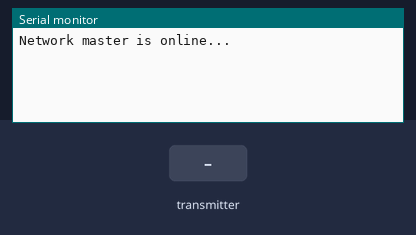
The sketch below on a simulated Arduino Uno, built with avr-gcc and run on an emulated ATmega328P. Parts: the last lines printed to the serial monitor. The inputs (shaded band) are chosen by the test bench. No radio packets arrive unless stated.

Above: at 1.2 s.
1.3 s: the transmitter starts sending chan = 0
At 2.4 s:
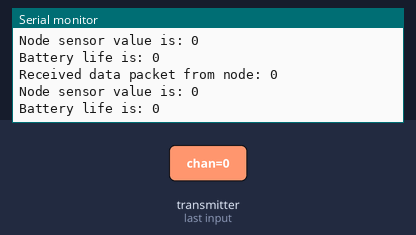
2.8 s: the transmitter starts sending sensor = 64
4.3 s: the transmitter starts sending battery = 64
At 5.0 s:
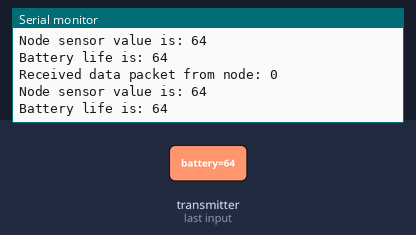
5.8 s: the transmitter starts sending chan = 128
8.8 s: the transmitter starts sending chan = 255
11.8 s: the transmitter starts sending sensor = 128
Timing chart, 0 to 14.3 s (numbered marks = the images above; inputs shaded):
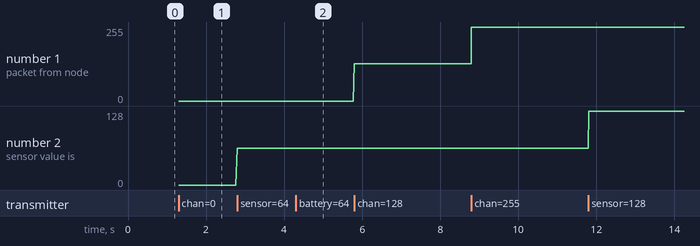

Measured:
- after the input at 1.3 s, the serial monitor: prints a new line at once (image 1)
- after the input at 4.3 s, the serial monitor: prints a new line at once (image 2)
- plotted number 1: 0 → 128 after the input at 5.8 s, 128 → 255 after the input at 8.8 s
- plotted number 2: 0 → 64 after the input at 2.8 s, 64 → 128 after the input at 11.8 s

The sketch:

simple_receiver.ino
```cpp
#include <SPI.h>
#include <nRF24L01.h>
#include <RF24.h>

const uint8_t pinCE = 8;                    //This pin is used to set the nRF24 to standby (0) or active mode (1)
const uint8_t pinCSN = 9;                   //This pin is used for SPI comm chip select
RF24 wirelessSPI(pinCE, pinCSN);            // Declare object from nRF24 library (Create your wireless SPI)
const uint64_t rAddress = 0xB00B1E50C3LL;   //Create pipe address for the network and notice I spelled boobies because I am mature, the "LL" is for LongLong type
const uint8_t rFChan = 89;                  //Set channel frequency default (chan 84 is 2.484GHz to 2.489GHz)

//Create a structure to hold fake sensor data and channel data
struct PayLoad {
  uint8_t chan;
  uint8_t sensor;
  uint8_t battery;
};

PayLoad payload; //create struct object

void setup() {
  wirelessSPI.begin();                      //Start the nRF24 module
  wirelessSPI.setChannel(rFChan);           //set communication frequency channel
  wirelessSPI.openReadingPipe(1,rAddress);  //This is receiver or master so we need to be ready to read data from transmitters
  wirelessSPI.startListening();             // Start listening for messages
  Serial.begin(115200);                     //serial port to display received data
  Serial.println("Network master is online...");

}

void loop() {
  if(wirelessSPI.available()){  //Check if recieved data
     wirelessSPI.read(&payload, sizeof(payload)); //read packet of data and store it in struct object
     Serial.print("Received data packet from node: ");
     Serial.println(payload.chan); //print node number or channel
     Serial.print("Node sensor value is: ");
     Serial.println(payload.sensor); //print node's sensor value
     Serial.print("Battery life is: ");
     Serial.println(payload.battery); //print node's sensor value
     Serial.println();
  }
}
```
